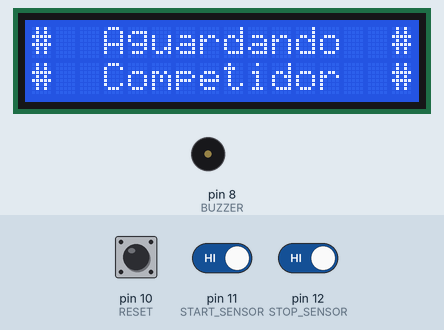
Bench run of a sketch on a simulated Arduino Uno, built with avr-gcc and run on an emulated ATmega328P. On the bench: 16×2 character LCD, buzzer (waves = sounding, pin HIGH). Inputs (shaded band) come from the test bench; at power-on: pin 11 (START_SENSOR) HIGH, pin 12 (STOP_SENSOR) HIGH, pin 10 (RESET) HIGH.

Above: at 5.3 s.
5.4 s: pin 11 (START_SENSOR) driven LOW
At 5.57 s:
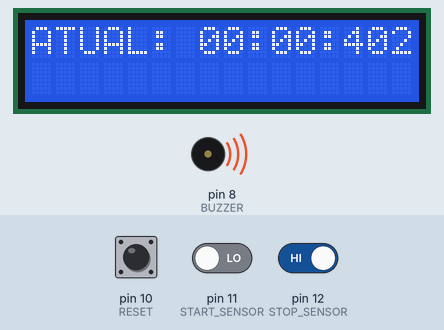
7.8 s: pin 12 (STOP_SENSOR) driven LOW
At 9.0 s:
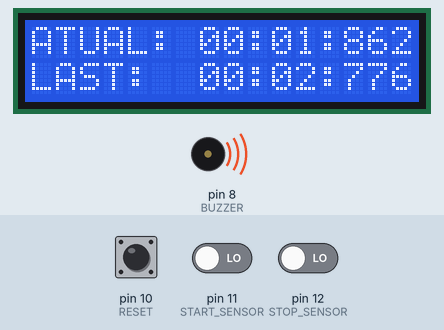
9.5 s: pin 10 (RESET) pulled LOW for 3.2 s
At 10.2 s:
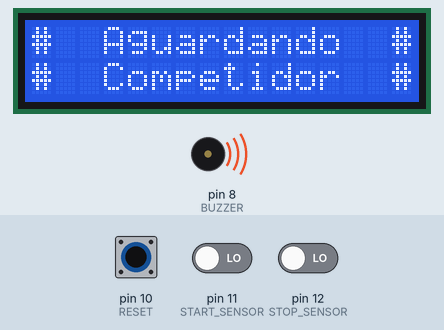
13.3 s: pin 10 (RESET) pulled LOW for 0.15 s
At 13.78 s:
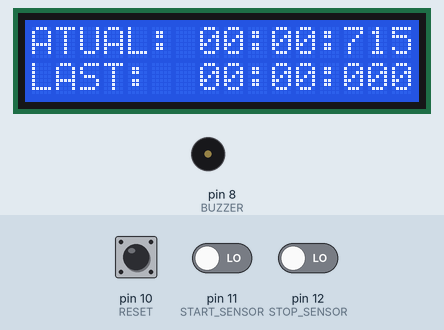
14.0 s: pin 12 (STOP_SENSOR) driven HIGH
At 14.9 s:
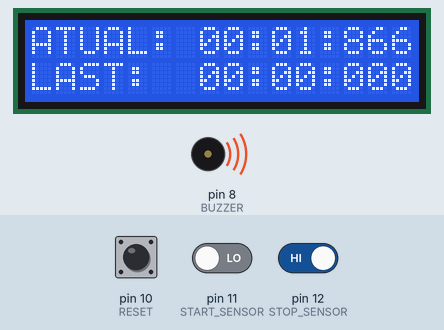
15.9 s: pin 11 (START_SENSOR) driven HIGH
Timing chart, 0 to 18.9 s (numbered marks = the images above; inputs shaded):
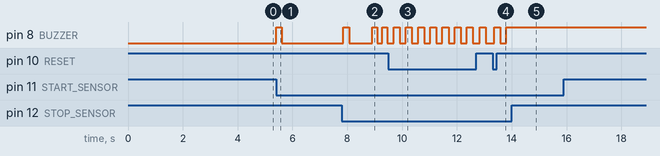

Measured:
- after the input at 5.4 s, pin 8 (BUZZER): LOW → HIGH at once, → LOW 0.21 s later; the display: changes at once (image 1)
- after the input at 7.8 s, pin 8 (BUZZER): goes HIGH 0.23 s, LOW 0.83 s, HIGH 0.18 s, LOW 0.18 s, HIGH 0.18 s, then LOW, starting after 0.05 s; the display: first changes after 0.10 s (image 2 shows a later state)
- after the input at 9.5 s, the display: changes after 0.34 s (image 3)
- after the input at 14.0 s, pin 8 (BUZZER): stops changing and stays HIGH

The sketch:

cronometro_seguidor_linha.ino
```cpp
#include <LiquidCrystal_I2C.h>
#include <Wire.h>

#define RESET 10            //botao reset
#define START_SENSOR 11     //sensor start
#define STOP_SENSOR 12      //sensor stop
#define VOLTAS 2            //variavel de definicao de numeros de volta
#define BUZZER 8            //pino buzzer
#define VERSAO "2.0"        //versao software

LiquidCrystal_I2C lcd(0x3F, 16, 2); // modulo para lcd

int seg = 0;
int mili = 0;
int seg1 = 0;
int buzzer_count = 0;
int buzzer_duration = 0;
unsigned long previous_time = 0;
unsigned long current_time = millis();
unsigned long timer_seg = (millis() / 100);
unsigned long timer_mil = millis();
unsigned long timer_mil2 = millis();
bool stop_count = false;
bool start_count = false;
bool fim = false;
int conta_volta = 0;

/*
 * SETUP
 */
void setup() {

  pinMode (RESET, INPUT_PULLUP);
  pinMode (START_SENSOR, INPUT);
  pinMode (STOP_SENSOR, INPUT);
  pinMode (BUZZER, OUTPUT);

  lcd.init();
  lcd.setBacklight(HIGH);

  lcd.setCursor(0, 0);
  lcd.print("   Cronometro   " );
  lcd.setCursor(0, 1);
  lcd.print(" Seguidor Linha " );

  delay(2000);
  lcd.clear();
  lcd.setCursor(0, 0);
  lcd.print(" Espaco CMaker" );
  lcd.setCursor(0, 1);
  lcd.print("   Versao " VERSAO);
  delay(2000);
  lcd.clear();
  lcd.setCursor(0, 0);
  lcd.print("#  Aguardando  #" );
  lcd.setCursor(0, 1);
  lcd.print("#  Competidor  #" );
}
/*
 * LOOP
 */
void loop() {
  //atualiza valor para controle do buzzer
  current_time = millis();
  //le os sensores e botao reset
  le_sensores();
  //verifica bip
  bip(buzzer_count,buzzer_duration);
  //flag start = true e stop_count = false inicia contagem
  if(start_count && !stop_count){
    conta_tempo();
    atualiza_display();
  }else{
     //verifica se o tempo esta contando para atualizar o display
     if(conta_volta>0){
       atualiza_display();
     }
  }
}
/*
 * CONTA TEMPO
 */
void conta_tempo(){
  //atualiza os segundos
  if ((millis() / 100) - timer_seg > 9){
    timer_seg = (millis() / 100);
    seg++;
    atualiza_display();
  }
  //atualiza os milisegundos
  timer_mil = (millis());
}
/*
 * ATUALIZA DISPLAY
 */
void atualiza_display(){
    //Atualiza a primeira linha com o valor da volta atual
    lcd.setCursor(0,0);
    lcd.print("ATUAL:");
    lcd.setCursor(7,0);
    lcd.print((seg/60)/10);
    lcd.setCursor(8,0);
    lcd.print((seg/60)%10);
    lcd.setCursor(9,0);
    lcd.print(":");
    lcd.setCursor(10,0);
    lcd.print((seg%60)/10);
    lcd.setCursor(11,0);
    lcd.print((seg%60)%10);
    lcd.setCursor(12,0);
    lcd.print(":");
    lcd.setCursor(13,0);
    lcd.print((timer_mil/100)%10);
    lcd.setCursor(14,0);
    lcd.print((timer_mil/10)%10);
    lcd.setCursor(15,0);
    lcd.print(timer_mil%10);
    //atualiza a segunda linha com o valor da primeira volta caso esteja na segunda volta
    if(conta_volta>1){
      lcd.setCursor(0,1);
      lcd.print("LAST:");
      lcd.setCursor(7,1);
      lcd.print((seg1/60)/10);
      lcd.setCursor(8,1);
      lcd.print((seg1/60)%10);
      lcd.setCursor(9,1);
      lcd.print(":");
      lcd.setCursor(10,1);
      lcd.print((seg1%60)/10);
      lcd.setCursor(11,1);
      lcd.print((seg1%60)%10);
      lcd.setCursor(12,1);
      lcd.print(":");
      lcd.setCursor(13,1);
      lcd.print((timer_mil2/100)%10);
      lcd.setCursor(14,1);
      lcd.print((timer_mil2/10)%10);
      lcd.setCursor(15,1);
      lcd.print(timer_mil2%10);
    }
}
/*
 * LE SENSORES
 */
void le_sensores(){
  //verifica sensor start
  if(!digitalRead(START_SENSOR)){
    //start primeira volta
    if(!start_count && !fim && !stop_count){
      lcd.clear();
      start_count = true;
      stop_count = false;
      timer_seg = (millis() / 100);
      conta_volta++; //conta_volta recebe +1
      buzzer_count = 2; //2 pulsos, on e off
      buzzer_duration = 200; //tempo em milisegundos
      bip(buzzer_count,buzzer_duration);
    }
    //start segunda volta
    if(conta_volta == 1 && start_count && !digitalRead(STOP_SENSOR)){
      conta_volta++; //conta numero de voltas
      seg1 = seg;
      timer_mil2 = timer_mil;
      seg = 0;
      start_count = false;
    }
  }
  //para contagem, sensor stop
  if(!digitalRead(STOP_SENSOR)){
    if(conta_volta == 1 && start_count && !digitalRead(STOP_SENSOR)){
      conta_volta++; //conta numero de voltas
      seg1 = seg;
      timer_mil2 = timer_mil;
      seg = 0;
      timer_mil = 0;
      start_count = false;
      buzzer_count = 2;
      buzzer_duration = 200;
      bip(buzzer_count,buzzer_duration);
    }
    //fim de segunda volta e prova
    if(conta_volta >= VOLTAS && ((seg%60)%10)>0 && !fim){
      stop_count = true;
      start_count = false;
      fim = true;
      buzzer_count = 6;
      buzzer_duration = 150;
      bip(buzzer_count,buzzer_duration);
    }
  }
  //botao reset, zera o tempo e variaveis auxiliares
  if (!digitalRead(RESET)==1){
    stop_count = false;
    start_count = false;
    fim = false;
    conta_volta = 0;
    seg = 0;
    seg1 = 0;
    timer_mil = 0;
    timer_mil2 = 0;
    lcd.clear();
    lcd.setCursor(0, 0);
    lcd.print("#  Aguardando  #" );
    lcd.setCursor(0, 1);
    lcd.print("#  Competidor  #" );
  }
}
/*
 * BUZZER
 */
int bip(int quantidade, int duracao){
  buzzer_count = quantidade;//on off
  if (current_time - previous_time >= duracao && buzzer_count>0){
    digitalWrite(BUZZER, !digitalRead(BUZZER));
    previous_time = current_time;
    buzzer_count--;
  }
}
```
